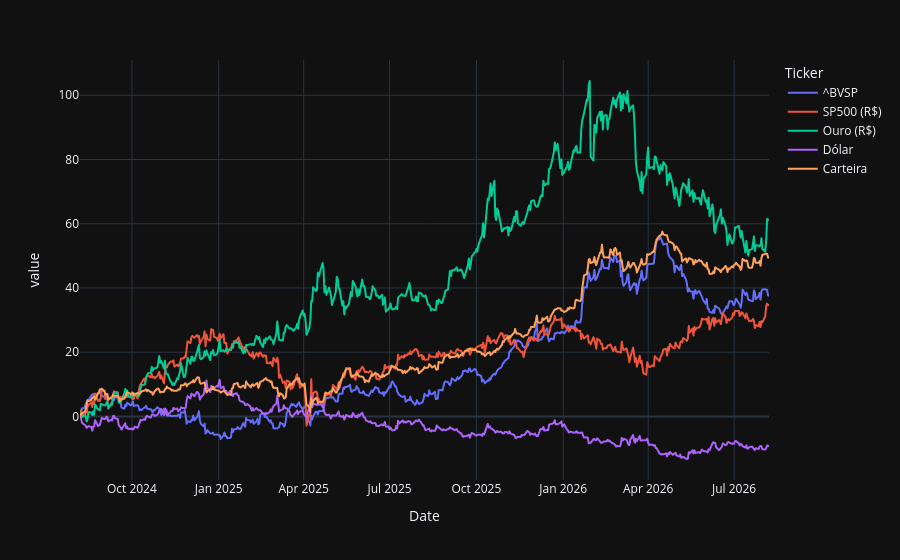

Source (notebook cell):
### Code cell
df_comparacao = (df_comparacao / df_comparacao.iloc[0] - 1) *100
display(df_comparacao)

import plotly.express as px

grafico = px.line(df_comparacao, x=df_comparacao.index, y=df_comparacao.columns)
grafico.update_layout(template="plotly_dark")
grafico.show()

### Figure 1 — Plotly figure (JSON) as saved in the notebook; plotly's stock layout.template omitted (floating-point values rounded to 4 significant figures; data arrays with more than 128 entries replaced by an {"elided": "..."} marker saying what was removed)
{"data": [{"hovertemplate": "Ticker=^BVSP<br>Date=%{x}<br>value=%{y}<extra></extra>", "legendgroup": "^BVSP", "line": {"color": "#636efa", "dash": "solid"}, "marker": {"symbol": "circle"}, "mode": "lines", "name": "^BVSP", "showlegend": true, "type": "scattergl", "x": {"elided": "519 str values"}, "xaxis": "x", "y": {"elided": "519 float values"}, "yaxis": "y"}, {"hovertemplate": "Ticker=SP500 (R$)<br>Date=%{x}<br>value=%{y}<extra></extra>", "legendgroup": "SP500 (R$)", "line": {"color": "#EF553B", "dash": "solid"}, "marker": {"symbol": "circle"}, "mode": "lines", "name": "SP500 (R$)", "showlegend": true, "type": "scattergl", "x": {"elided": "519 str values"}, "xaxis": "x", "y": {"elided": "519 float values"}, "yaxis": "y"}, {"hovertemplate": "Ticker=Ouro (R$)<br>Date=%{x}<br>value=%{y}<extra></extra>", "legendgroup": "Ouro (R$)", "line": {"color": "#00cc96", "dash": "solid"}, "marker": {"symbol": "circle"}, "mode": "lines", "name": "Ouro (R$)", "showlegend": true, "type": "scattergl", "x": {"elided": "519 str values"}, "xaxis": "x", "y": {"elided": "519 float values"}, "yaxis": "y"}, {"hovertemplate": "Ticker=Dólar<br>Date=%{x}<br>value=%{y}<extra></extra>", "legendgroup": "Dólar", "line": {"color": "#ab63fa", "dash": "solid"}, "marker": {"symbol": "circle"}, "mode": "lines", "name": "Dólar", "showlegend": true, "type": "scattergl", "x": {"elided": "519 str values"}, "xaxis": "x", "y": {"elided": "519 float values"}, "yaxis": "y"}, {"hovertemplate": "Ticker=Carteira<br>Date=%{x}<br>value=%{y}<extra></extra>", "legendgroup": "Carteira", "line": {"color": "#FFA15A", "dash": "solid"}, "marker": {"symbol": "circle"}, "mode": "lines", "name": "Carteira", "showlegend": true, "type": "scattergl", "x": {"elided": "519 str values"}, "xaxis": "x", "y": {"elided": "519 float values"}, "yaxis": "y"}], "layout": {"legend": {"title": {"text": "Ticker"}, "tracegroupgap": 0}, "margin": {"t": 60}, "xaxis": {"anchor": "y", "domain": [0, 1], "title": {"text": "Date"}}, "yaxis": {"anchor": "x", "domain": [0, 1], "title": {"text": "value"}}}}
